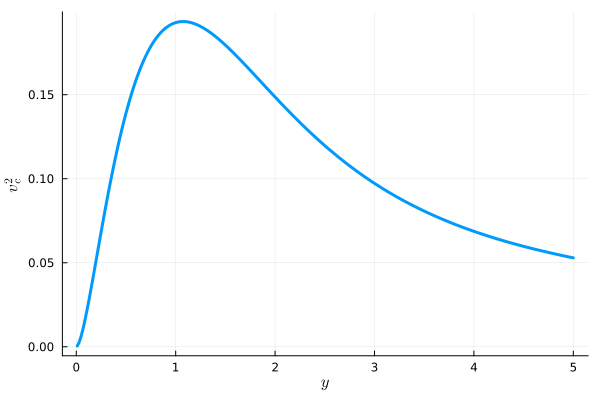

The script that saved this image:
using Plots
using SpecialFunctions
using LaTeXStrings
gr()


# define a circular velocity of exponential disk
function exponential_disk(y)
    return y.^2 .* (besseli.(0, y) .* besselk.(0, y) - besseli.(1, y) .* besselk.(1, y))
end

# set a
a = 1.0
# set array for y
ymin = 0.01
ymax = 5
len_y = 256
array_y = range(ymin, ymax, length=len_y)
# visualize circular velocity
plot(array_y, exponential_disk(array_y), linewidth=3, xlabel=L"y", ylabel=L"v_c^2", label=false)
savefig("rotation_velocity_exponential.png")